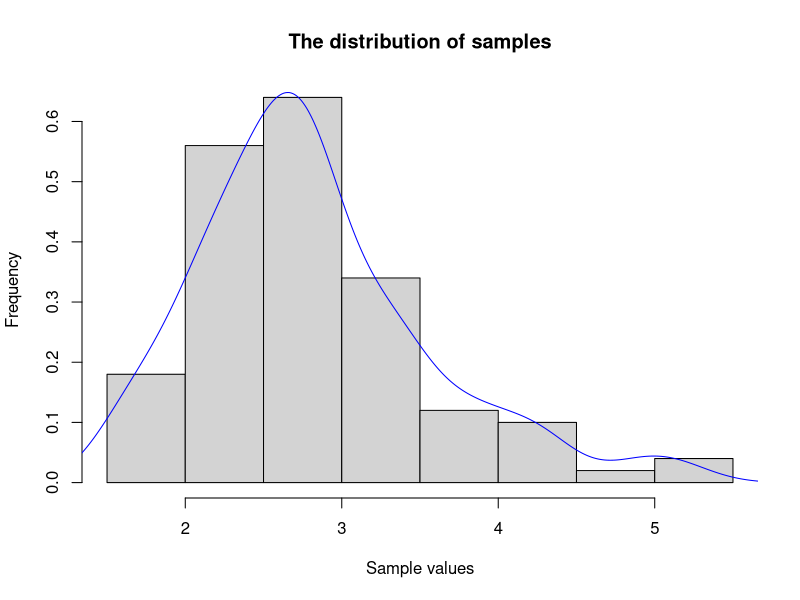
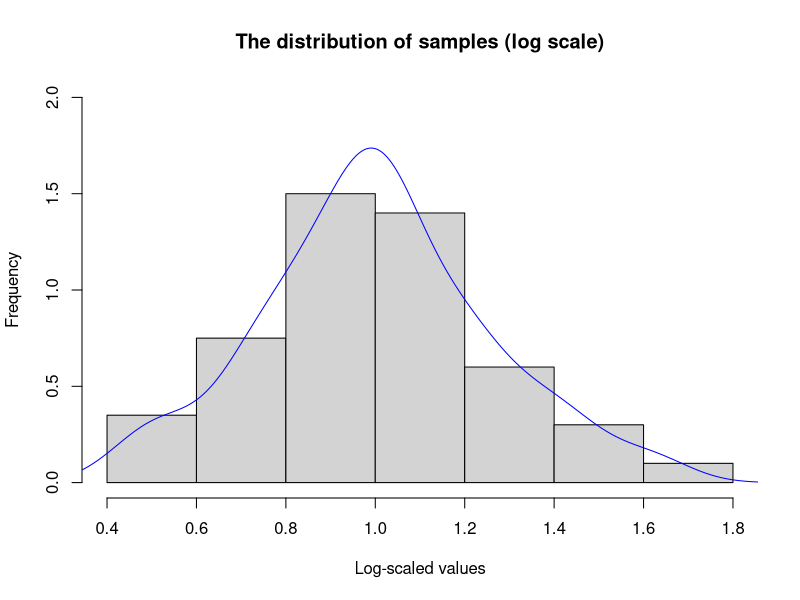

Here is the R script that generated these plots, in order:
## ---- chunk 1
knitr::opts_chunk$set(echo = TRUE)
## ---- chunk 2
rm(list=ls())
## ---- chunk 3
set.seed(100) # Set seed: For reproducing the same results
samples <- rlnorm(100, meanlog = 1, sdlog = 0.25)
summary(samples)

# Min. 1st Qu.  Median    Mean  3rd Qu.   Max. 
#1.540   2.335   2.678   2.811   3.203   5.184

## ---- chunk 4
log.samples <- log(samples) # Convert the data to a log scale

cat("Mean =", mean(log.samples), "\n", "Median =", median(log.samples), "\n", "SD =", sd(log.samples))
# Mean = 1.000728 
# Median = 0.985145 
# SD = 0.2551776

# Plot the histogram of the sample on a normal scale with a normal distribution overlay
hist(samples, freq = F, main = "The distribution of samples", xlab = "Sample values",ylab = "Frequency")
lines(density(samples),col = 'blue')

# Plot the histogram of the sample on a log scale with a normal distribution overlay
hist(log.samples, freq = F, ylim = c(0,2), main = "The distribution of samples (log scale)", xlab = "Log-scaled values", ylab = "Frequency")
lines(density(log.samples),col = 'blue')

